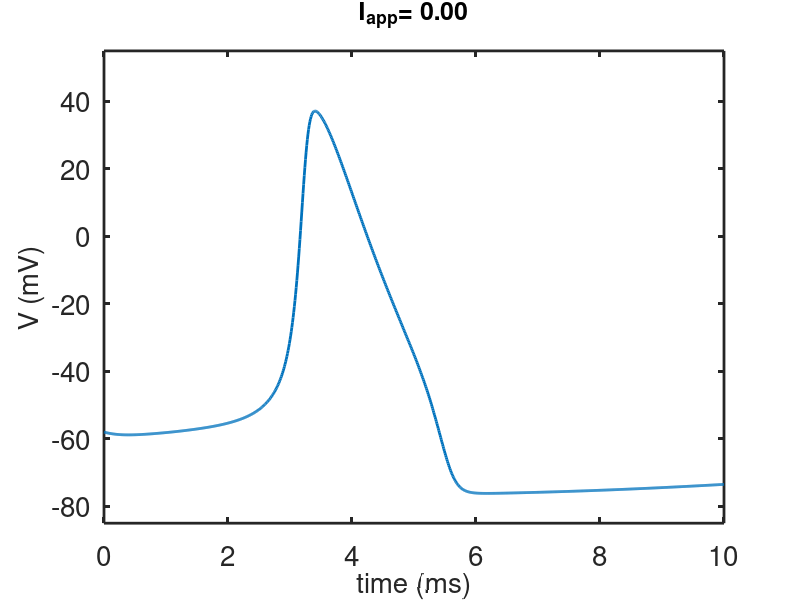
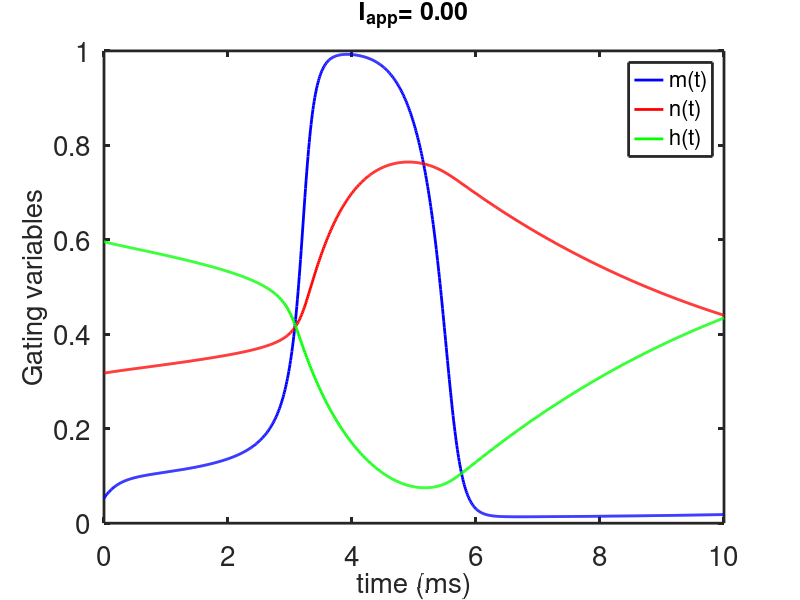
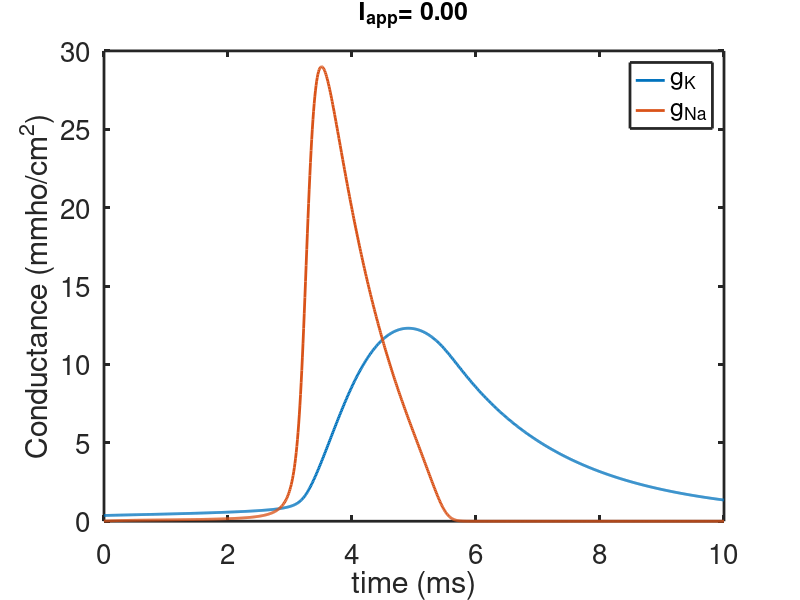

These figures' MATLAB source, in order:
% This is a simple ode integrator for the HH equations
 
function hh
 
set(0,                           ...
   'defaultaxesfontsize', 20,   ...
   'defaultaxeslinewidth', 2.0, ...
   'defaultlinelinewidth', 2.0);

% set parameters
%p.Veq = 0; %is the original HH formulation
p.Veq = -65; % is the physiological formulation resting potential 
% the resting potential
Tmin = -273.15;  % absolute zero temperature
Tc = 6.3; %the temperature for the original HH model 
 
p.gnabar = 120.;
p.gkbar = 36;
p.gl = 0.3;

%These are the Nernst potentials:
VNa = 50; % the sodium Nernst potential
VK = -77;  % the potassium Nernst potential
VL = -54.4;  % the leak Nernst potential
 
Temp = 6.3;
      Tfact=(Temp-Tmin)/(6.3-Tmin);% temperature correction factor for Nernst potentials
%the driving force for the currents are the Nernst potentials shifted by Veq
p.vna = Tfact*VNa - p.Veq;
p.vk = Tfact*VK-p.Veq;
p.vl = Tfact*VL -p.Veq;


% p.Inp   is the amplitude of the periodic input stimulus
 p.Inp = 0;

%p.Iapp is the amplitude of the steady current stimulus
%Pick one:
 Iapplist = [0,20,120];
 p.Iapp =  Iapplist(1);
 
 % BCL is the Basic Cycle Length of the periodic input Inp
 %p.BCL = 39;
p.BCL = 100;



% initial data
 
v0 = 7+p.Veq;

m = 0.0529;
h = 0.5961;
n = 0.3177;
s0 = [v0;m;h;n];

%specify the output points
tstep = .01;
if (p.Iapp>0)
    tend = 60;
else
    tend = 10;
end
 
tspan = [0:tstep:tend];

[T,S] = ode23(@(t,x)deRHS(t,x,p),tspan, s0, odeset('maxstep',1));  
V = S(:,1);  %V is the membrane potential
v=V-p.Veq;  %v is the deviation of potential from rest
m = S(:,2);
h = S(:,3);
n = S(:,4);
S(end,1)

% currents;
gna=p.gnabar*m.^3.*h;
 
gk=p.gkbar*n.^4;
Icl=p.gl*(v-p.vl);
Ina=gna.*(v-p.vna);
Ik=gk.*(v-p.vk);

figure(1)
plot(T,V ,'linewidth',2)
axis([0 tend -20+p.Veq 120+p.Veq])
xlabel('time (ms)','fontsize',20)
ylabel('V (mV)','fontsize',20)
formatSpecF = '%5.2f\n';
title(strcat('I_{app}= ',sprintf(formatSpecF,p.Iapp)),'fontsize',18)
 
  
figure(2)
plot(T,m,'b',T,n,'r',T,h,'g',  'linewidth',2)
legend('m(t)','n(t)','h(t)','fontsize',16)
xlabel('time (ms)','fontsize',20)
ylabel('Gating variables','fontsize',20)
axis([0 tend 0 1])
 title(strcat('I_{app}= ',sprintf(formatSpecF,p.Iapp)),'fontsize',18)
 
 figure(3)
 plot(T, gk,T, gna)
xlabel('time (ms)')
ylabel('Conductance (mmho/cm^2)')
legend('g_K','g_{Na}')
 title(strcat('I_{app}= ',sprintf(formatSpecF,p.Iapp)),'fontsize',18)
end
  
%%%%%%%%%%%%%%%%%%%%%%%%%%%%%%%%%%%%%%%%%%%%%%%%%%%%%%%%%
%the right hand side for the simulation:
function s_prime=deRHS(t,s,p)

%the original HH formulation has 
v = s(1)-p.Veq;
m = s(2);
h = s(3);
n = s(4);
 
Input = p.Inp/cosh(mod(t,p.BCL)-p.BCL/10) +p.Iapp;
 
AM=.1*(25.0001-v)./(exp(.1*(25.0001-v))-1.); % t0 avoid V=25
BM=4.*exp(-v/18);
AH=.07*exp(-v/20.);
BH=1./(exp(.1*(30.-v))+1.);
AN=.01*(10.0001-v)./(exp(.1*(10.0001-v))-1.);% to avoid V=10
BN=.125*exp(-v/80.);

Minf = AM./(AM+BM);



Fm=AM*(1.-m)-BM*m;
Fh=AH*(1.-h)-BH*h;
Fn=AN*(1.-n)-BN*n;
gna=p.gnabar*m.^3.*h;
gk=p.gkbar*n.^4;
Icl=p.gl*(v-p.vl);

Fv = -gna*(v-p.vna)-gk*(v-p.vk)-Icl;

s_prime = [Fv+Input Fm Fh Fn]';

end

 
